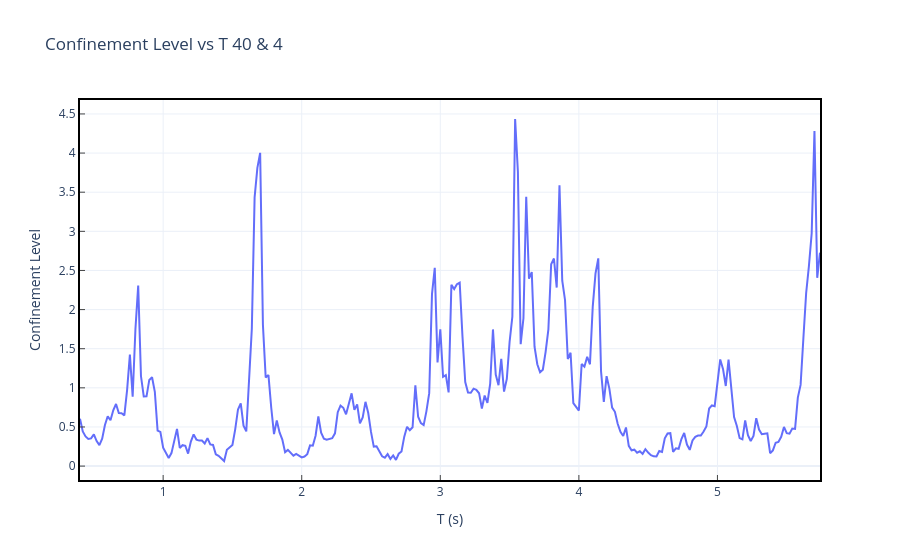

Notebook code cell kept with this figure:
### Code cell
track = df_in_long_trajectories[df_in_long_trajectories['UID'] == df_in_long_trajectories['UID'].unique()[1]]
track = nlss.calc_confinement_level(track)
track = track[int(const.WINDOW_SIZE/2):-const.WINDOW_SIZE]  # Remove the last few rows where the moving window cannot be computed
# track.info()
# Columns of interest: MW_D, Conf_Level, T
fig = px.line(track, x='T', y='Conf_Level', 
                title=f'Confinement Level vs T {const.WINDOW_SIZE} & {const.MSD_FIT_POINTS}')
fig.update_layout(
    template='plotly_white', 
    xaxis=dict(
        title='T (s)',
        showline=True,      # Show axis line
        showgrid=True,      # Show grid lines
        showticklabels=True,
        linecolor='black',
        ticks='inside',
        mirror=True,        # Mirror the ticks on the opposite side
        linewidth=2,        # Width of the axis line
    ),
    yaxis=dict(
        title='Confinement Level',
        showline=True,
        showgrid=True,
        showticklabels=True,
        linecolor='black',
        ticks='inside',
        mirror=True,
        linewidth=2,
    )
)
laf.set_plotly_config(fig) # wrapper for fig.show(config=config)

### Figure 1 — Plotly figure (JSON) as saved in the notebook; plotly's stock layout.template omitted (floating-point values rounded to 4 significant figures; data arrays with more than 128 entries replaced by an {"elided": "..."} marker saying what was removed)
{"data": [{"hovertemplate": "T=%{x}<br>Conf_Level=%{y}<extra></extra>", "legendgroup": "", "line": {"color": "#636efa", "dash": "solid"}, "marker": {"symbol": "circle"}, "mode": "lines", "name": "", "orientation": "v", "showlegend": false, "type": "scatter", "x": {"elided": "268 float values"}, "xaxis": "x", "y": {"elided": "268 float values"}, "yaxis": "y"}], "layout": {"legend": {"tracegroupgap": 0}, "title": {"text": "Confinement Level vs T 40 & 4"}, "xaxis": {"anchor": "y", "domain": [0, 1], "linecolor": "black", "linewidth": 2, "mirror": true, "showgrid": true, "showline": true, "showticklabels": true, "ticks": "inside", "title": {"text": "T (s)"}}, "yaxis": {"anchor": "x", "domain": [0, 1], "linecolor": "black", "linewidth": 2, "mirror": true, "showgrid": true, "showline": true, "showticklabels": true, "ticks": "inside", "title": {"text": "Confinement Level"}}}}
